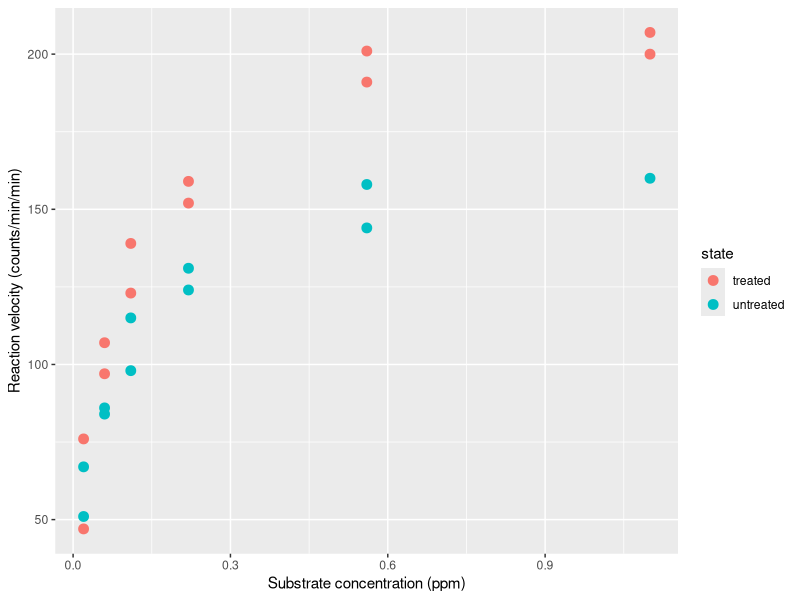

Write the R code that produced this figure.
## ---- chunk 1
str(Puromycin)
## ---- chunk 2
library(ggplot2)
ggplot(Puromycin, aes(x = conc, y = rate, colour = state)) + 
        geom_point(size = 3) + 
        xlab("Substrate concentration (ppm)") +
        ylab("Reaction velocity (counts/min/min)")
## ---- chunk 3
summary(Puromycin)
